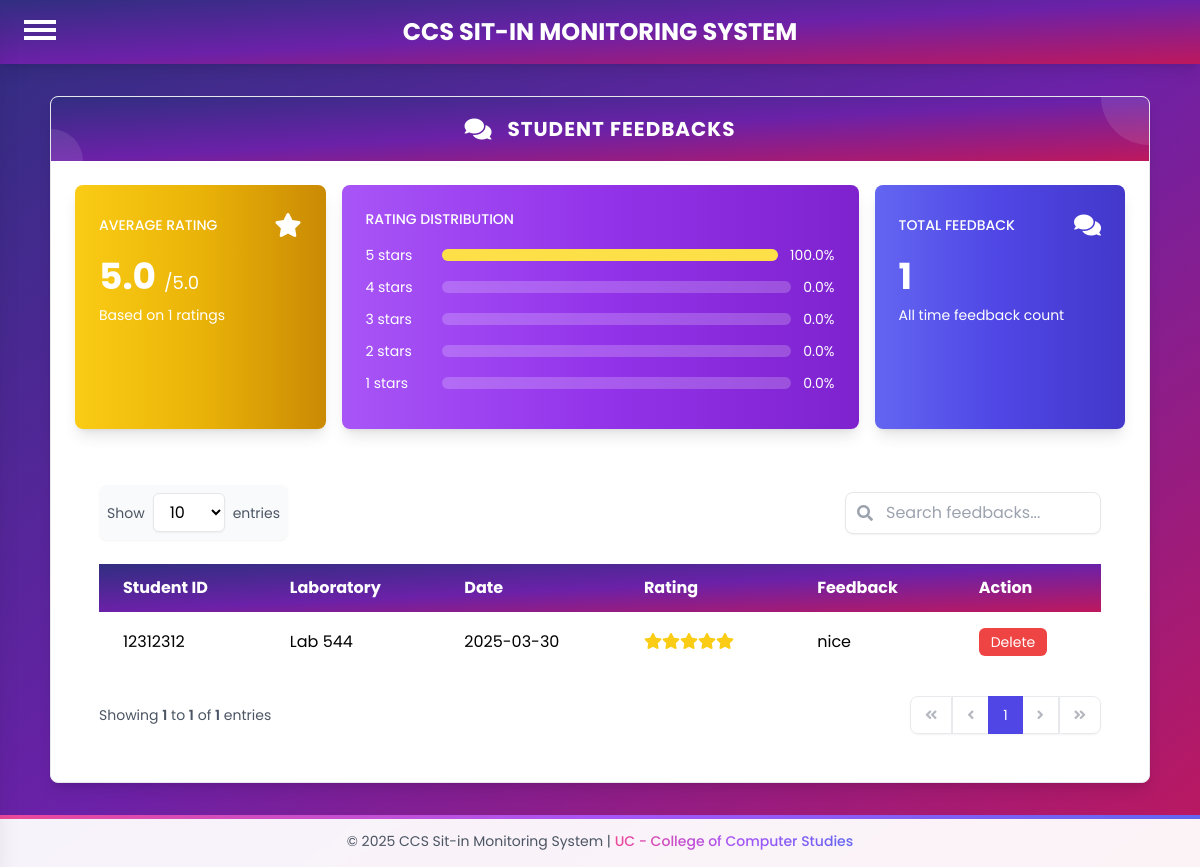
Page /admin/admin_feedback.php (signed in) on the earlier database version.
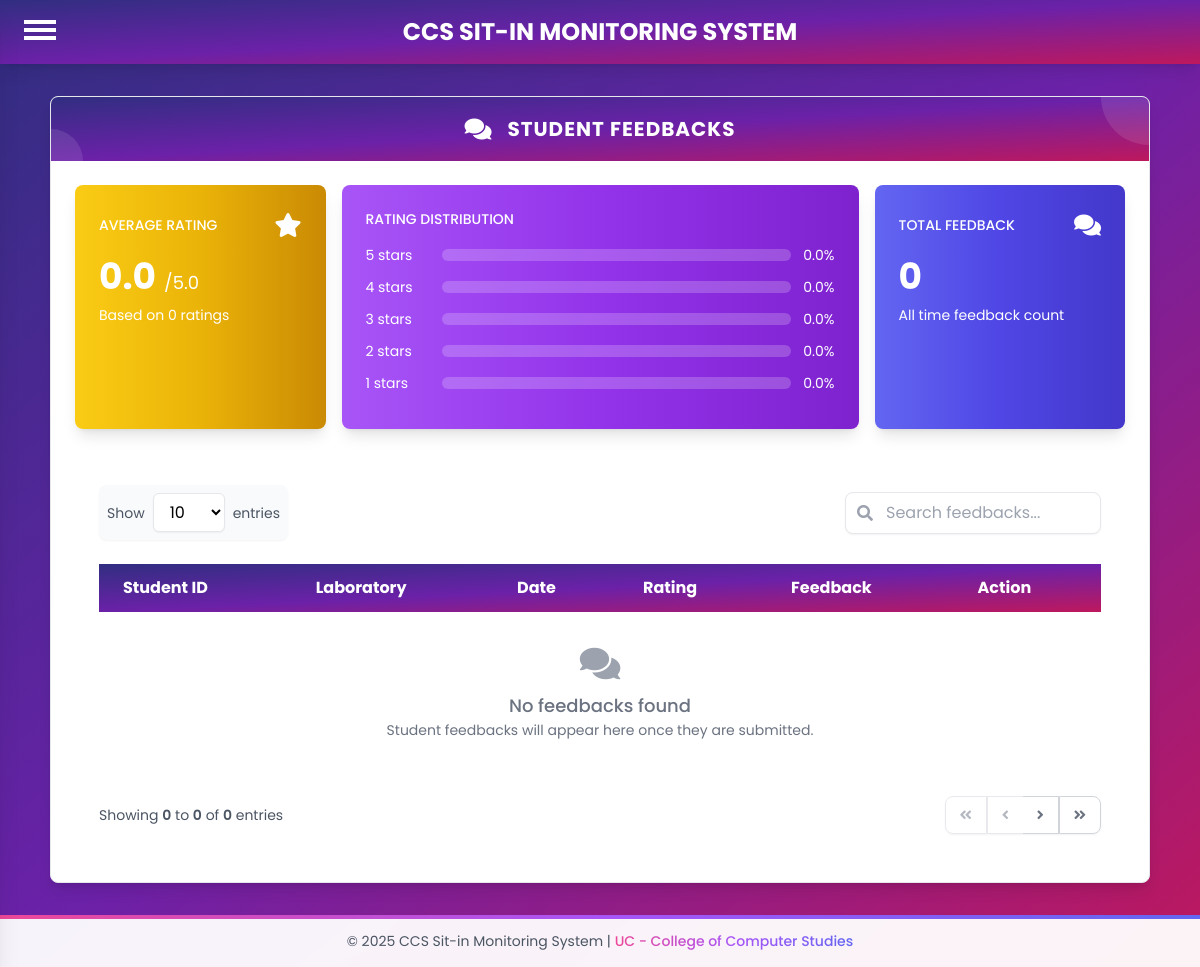
Same page on the later database version.
### tables this page shows
CREATE TABLE `feedback` (
  `FEEDBACK_ID` int(11) NOT NULL,
  `IDNO` int(11) NOT NULL,
  `LABORATORY` enum('Lab 524','Lab 526','Lab 528','Lab 530','Lab 542','Lab 544') NOT NULL,
  `DATE` date NOT NULL,
  `FEEDBACK` varchar(255) NOT NULL,
  `RATING` int(11) NOT NULL DEFAULT 0
);

### admin/admin_feedback.php (the view, shortened to what the changed rows need)
<?php
require '../db.php';
$entries_per_page = isset($_GET['entries']) ? (int)$_GET['entries'] : 10;
$current_page = isset($_GET['page']) ? (int)$_GET['page'] : 1;
$offset = ($current_page - 1) * $entries_per_page;
?>
<!DOCTYPE html>
<html lang="en">
<head>
    <link rel="stylesheet" href="https://cdnjs.cloudflare.com/ajax/libs/font-awesome/5.15.4/css/all.min.css">
    <script src="https://cdn.tailwindcss.com"></script>
</head>
<body class="bg-gradient-to-br from-indigo-900 via-purple-800 to-pink-700 min-h-screen font-poppins">
    <div class="content-container w-11/12 mx-auto my-8 bg-white p-6 rounded-lg shadow-lg overflow-hidden border border-gray-200">
        <?php
        $total_query = "SELECT COUNT(*) as total FROM feedback";
        $total_result = $conn->query($total_query);
        $total_row = $total_result->fetch_assoc();
        $total_entries = $total_row['total'];
        $avg_query = "SELECT AVG(rating) as avg_rating FROM feedback WHERE rating > 0";
        $avg_result = $conn->query($avg_query);
        $avg_row = $avg_result->fetch_assoc();
        $avg_rating = number_format($avg_row['avg_rating'], 1);
        $dist_query = "SELECT rating, COUNT(*) as count FROM feedback WHERE rating > 0 GROUP BY rating ORDER BY rating DESC";
        $dist_result = $conn->query($dist_query);
        $total_ratings = 0;
        $ratings_dist = array();
        while($row = $dist_result->fetch_assoc()) {
            $total_ratings += $row['count'];
            $ratings_dist[$row['rating']] = $row['count'];
        }
        ?>
        <div class="bg-gradient-to-br from-[rgb(49,46,129)] via-[rgb(107,33,168)] to-[rgb(190,24,93)] text-white p-4 flex items-center justify-center relative overflow-hidden -mx-6 -mt-6 mb-6">
            <h2 class="text-xl font-bold tracking-wider uppercase relative z-10">Student Feedbacks</h2>
        </div>
        <div class="mb-8 grid grid-cols-1 md:grid-cols-2 lg:grid-cols-4 gap-4">
            <div class="bg-gradient-to-r from-yellow-400 via-yellow-500 to-yellow-600 text-white p-6 rounded-lg shadow-lg">
                <div class="flex items-center justify-between">
                    <h3 class="text-sm font-medium uppercase">Average Rating</h3>
                    <span class="text-white"><i class="fas fa-star text-2xl"></i></span>
                </div>
                <div class="mt-4 flex items-baseline">
                    <p class="text-4xl font-bold"><?php echo $avg_rating; ?></p>
                    <p class="ml-2 text-lg">/5.0</p>
                </div>
                <p class="mt-2 text-sm">Based on <?php echo $total_ratings; ?> ratings</p>
            </div>
            <div class="bg-gradient-to-r from-purple-500 via-purple-600 to-purple-700 text-white p-6 rounded-lg shadow-lg md:col-span-2">
                <?php
                for ($i = 5; $i >= 1; $i--) {
                    $count = isset($ratings_dist[$i]) ? $ratings_dist[$i] : 0;
                    $percentage = $total_ratings > 0 ? ($count / $total_ratings) * 100 : 0;
                    ?>
                    <div class="flex items-center mb-3">
                        <span class="text-sm w-16"><?php echo $i; ?> stars</span>
                        <div class="flex-1 mx-3 h-3 rounded-full bg-white/20">
                            <div class="h-3 rounded-full bg-yellow-300" style="width: <?php echo $percentage; ?>%"></div>
                        </div>
                        <span class="text-sm"><?php echo number_format($percentage, 1); ?>%</span>
                    </div>
                <?php } ?>
            </div>
            <div class="bg-gradient-to-r from-indigo-500 via-indigo-600 to-indigo-700 text-white p-6 rounded-lg shadow-lg">
                <div class="flex items-center justify-between">
                    <h3 class="text-sm font-medium uppercase">Total Feedback</h3>
                    <span class="text-white"><i class="fas fa-comments text-2xl"></i></span>
                </div>
                <p class="mt-4 text-4xl font-bold"><?php echo $total_entries; ?></p>
                <p class="mt-2 text-sm">All time feedback count</p>
            </div>
        </div>
        <div class="p-6">
            <div class="overflow-x-auto">
                <table class="min-w-full">
                    <?php
                    $query = "SELECT * FROM feedback ORDER BY DATE DESC, FEEDBACK_ID DESC LIMIT $entries_per_page OFFSET $offset";
                    $result = $conn->query($query);
                    ?>
                     <thead style="background: linear-gradient(to bottom right, rgb(49, 46, 129), rgb(107, 33, 168), rgb(190, 24, 93));" class="text-white">
                        <tr>
                            <th class="px-6 py-3 text-left">Student ID</th>
                            <th class="px-6 py-3 text-left">Laboratory</th>
                            <th class="px-6 py-3 text-left">Date</th>
                            <th class="px-6 py-3 text-left">Rating</th>
                            <th class="px-6 py-3 text-left">Feedback</th>
                            <th class="px-6 py-3 text-left">Action</th>
                        </tr>
                    </thead>
                    <tbody>
                        <?php
                        if ($result->num_rows > 0) {
                            while ($row = $result->fetch_assoc()) {
                                echo "<tr class='hover:bg-gray-50 feedback-row'>";
                                echo "<td class='px-6 py-4'>" . htmlspecialchars($row['IDNO']) . "</td>";
                                echo "<td class='px-6 py-4'>" . htmlspecialchars($row['LABORATORY']) . "</td>";
                                echo "<td class='px-6 py-4'>" . htmlspecialchars($row['DATE']) . "</td>";
                                echo "<td class='px-6 py-4'>";
                                for($i = 1; $i <= 5; $i++) {
                                    $starClass = $i <= $row['RATING'] ? 'fas fa-star text-yellow-400' : 'far fa-star text-gray-300';
                                    echo "<i class='$starClass'></i>";
                                }
                                echo "</td>";
                                echo "<td class='px-6 py-4'>" . htmlspecialchars($row['FEEDBACK']) . "</td>";
                                echo "<td class='px-6 py-4'>";
                                echo "<button onclick=\"deleteFeedback(" . $row['FEEDBACK_ID'] . ")\"
                                        class='bg-red-500 hover:bg-red-600 text-white px-3 py-1 rounded-md text-sm transition duration-200'>
                                        Delete
                                      </button>";
                                echo "</td>";
                                echo "</tr>";
                            }
                        } else {
                            echo "<tr><td colspan='6' class='px-6 py-8 text-center text-gray-500'>";
                            echo "<div class='flex flex-col items-center justify-center'>";
                            echo "<i class='fas fa-comments text-4xl mb-2 text-gray-400'></i>";
                            echo "<p class='text-lg font-medium'>No feedbacks found</p>";
                            echo "<p class='text-sm'>Student feedbacks will appear here once they are submitted.</p>";
                            echo "</div></td></tr>";
                        }
                        ?>
                    </tbody>
                </table>
            </div>
            <div class="flex flex-col md:flex-row md:justify-between md:items-center mt-6 gap-4">
                <div class="text-gray-600 text-sm">
                    <?php
                    $start_entry = $total_entries > 0 ? $offset + 1 : 0;
                    $end_entry = min($offset + $entries_per_page, $total_entries);
                    echo "Showing <span class='font-semibold'>$start_entry</span> to <span class='font-semibold'>$end_entry</span> of <span class='font-semibold'>$total_entries</span> entries";
                    ?>
                </div>
                <div class="inline-flex rounded-lg shadow-sm">
                    <?php
                    $total_pages = ceil($total_entries / $entries_per_page);
                    echo "<button onclick=\"changePage(1)\" " . ($current_page == 1 ? 'disabled' : '') . "
                          class=\"px-3.5 py-2 text-sm bg-white border border-gray-300 rounded-l-lg hover:bg-gray-50 text-gray-500" .
                          ($current_page == 1 ? ' opacity-50 cursor-not-allowed' : '') . "\">
                          <i class=\"fas fa-angle-double-left\"></i>
                      </button>";
                    $prev_page = max(1, $current_page - 1);
                    echo "<button onclick=\"changePage($prev_page)\" " . ($current_page == 1 ? 'disabled' : '') . "
                          class=\"px-3.5 py-2 text-sm bg-white border-t border-b border-l border-gray-300 hover:bg-gray-50 text-gray-500" .
                          ($current_page == 1 ? ' opacity-50 cursor-not-allowed' : '') . "\">
                          <i class=\"fas fa-angle-left\"></i>
                      </button>";
                    for($i = 1; $i <= $total_pages; $i++) {
                        if($i == $current_page) {
                            echo "<button class=\"px-3.5 py-2 text-sm bg-indigo-600 text-white border border-indigo-600\">$i</button>";
                        } else {
                            echo "<button onclick=\"changePage($i)\"
                                  class=\"px-3.5 py-2 text-sm bg-white border border-gray-300 hover:bg-gray-50 text-gray-700\">$i</button>";
                        }
                    }
                    $next_page = min($total_pages, $current_page + 1);
                    echo "<button onclick=\"changePage($next_page)\" " . ($current_page == $total_pages ? 'disabled' : '') . "
                          class=\"px-3.5 py-2 text-sm bg-white border-t border-b border-r border-gray-300 hover:bg-gray-50 text-gray-500" .
                          ($current_page == $total_pages ? ' opacity-50 cursor-not-allowed' : '') . "\">
                          <i class=\"fas fa-angle-right\"></i>
                      </button>";
                    echo "<button onclick=\"changePage($total_pages)\" " . ($current_page == $total_pages ? 'disabled' : '') . "
                          class=\"px-3.5 py-2 text-sm bg-white border border-gray-300 rounded-r-lg hover:bg-gray-50 text-gray-500" .
                          ($current_page == $total_pages ? ' opacity-50 cursor-not-allowed' : '') . "\">
                          <i class=\"fas fa-angle-double-right\"></i>
                      </button>";
                    ?>
                </div>
            </div>
        </div>
    </div>
</body>
</html>

Differences in the rows shown:
removed feedback: IDNO "12312312", LABORATORY "Lab 544", DATE "2025-03-30", RATING 5 (drawn), FEEDBACK "nice"
Other differences:
$avg_rating: "5.0" → "0.0"
$total_ratings: "1" → "0"
$total_entries: "1" → "0"
$start_entry: "1" → "0"
$end_entry: "1" → "0"
new list line: "1 stars 0.0 %"
text now shown: "No feedbacks found Student feedbacks will appear here once they are submitted."
list line gone: "5 stars 100.0 %"
list line gone: "1"
